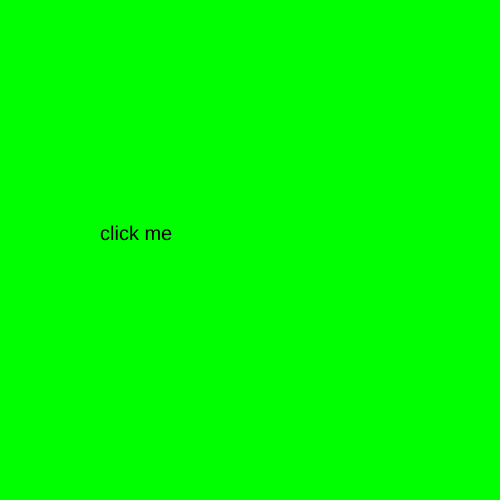
Frame 1 (no input)
Frame 60 (no input): identical to frame 1, image omitted
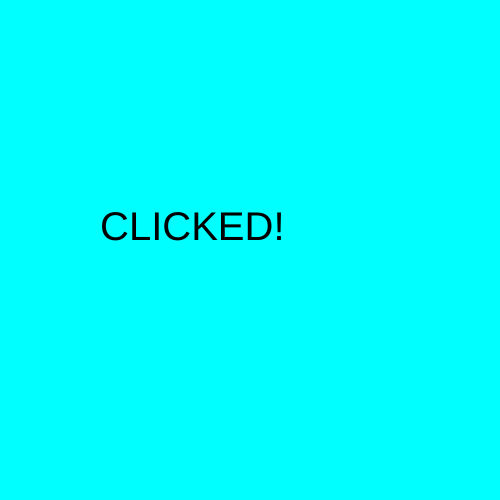
Frame 120 (the mouse pressed at the canvas centre since frame 60)

The p5.js sketch that drew these frames (run headless with seeded random() and noise() and a simulated clock; from frame 60 on, the mouse is pressed at the canvas centre):

// p5.js sketch
// ── sketch.js


function setup() {
  createCanvas(500, 500);
}

function draw() {
  fill(0);
  if (!mouseIsPressed) {
    textSize(20);
    background(0, 255, 0);
    text("click me", 100, 240);
  }
  else {
    textSize(40);
    background(0, 255, 255);
    text("CLICKED!", 100, 240);
  }
}
